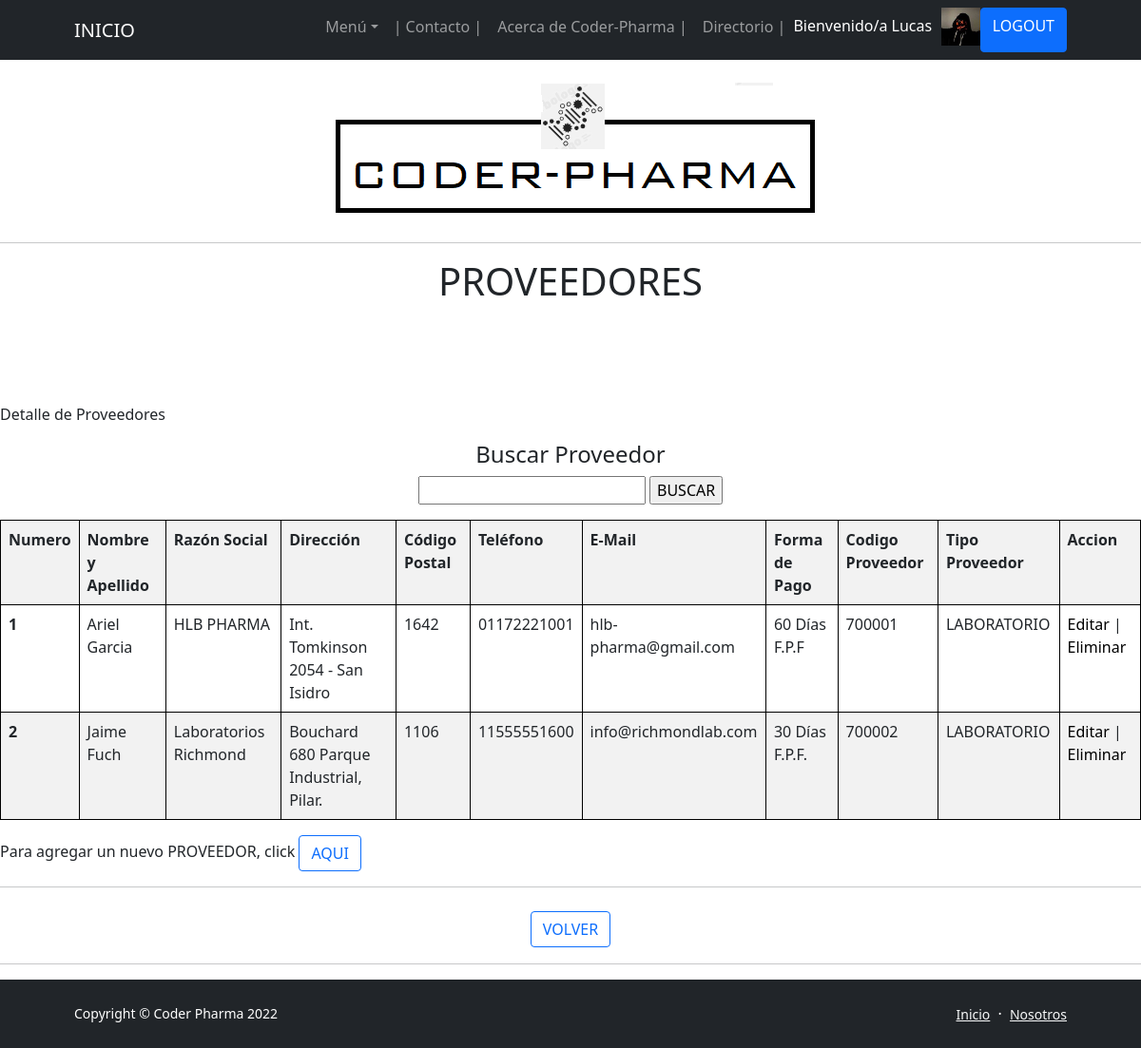
Screenshot of /App-Drogueria/Proveedores/ (signed in) with the database file from the repository.
### App_DROGUERIA/models.py (models this page shows, shortened)
class PROVEEDORES(models.Model):
    nombre = models.CharField(max_length=50)
    apellido = models.CharField(max_length=50)
    razonSocial = models.CharField(max_length=50)
    direccion = models.CharField(max_length=50)
    codigoPostal = models.IntegerField()
    telefono = models.CharField(max_length=50)
    eMail = models.EmailField(max_length=50)
    form_pago = models.CharField(max_length=50)
    codigo_Proveedor = models.CharField(max_length=50)
    tipo_Proveedor = models.CharField(max_length=50)

### App_DROGUERIA/views.py (the view)
# urls.py: path('Proveedores/', Proveedores, name = "07_Proveedores"),
def Proveedores (request):
    proveedor = PROVEEDORES.objects.all()
    try:
        avatar = Avatar.objects.get(usuario = request.user.id)
        return render(request,"07 - Proveedores.html", {"Proveedores": proveedor, "url": avatar.imagen.url})
    except:
        return render(request,"07 - Proveedores.html", {"Proveedores": proveedor})

### App_DROGUERIA/Templates/07 - Proveedores.html
{% extends '00 - ORIGEN (b).html' %}
{% load static %}
{% block blockname %}
    <body>
        <br>
        <p class="text-center"><img class="img-fluid rounded mb-5 mb-lg-0" src="http://127.0.0.1:8000/media/imagenes/Membrete_Coder-Pharma.png" alt="..." /></p>
        <hr>
        <h1 class="text-center"> PROVEEDORES </h1>
        <br>
        <br>
        <br>
        <br>
        <p> Detalle de Proveedores </p>
        <center>
            <h4 class="text-center"> Buscar Proveedor </h4>
            <form action="{% url '07_BuscarProveedor' %}" method="GET"> {% csrf_token %}
            <p><input type="text" name="nombre">
            <input type="submit" value="BUSCAR">
            </p>
            <table class="table table-striped">
                <tr>
                    <th>Numero</th>
                    <th>Nombre y Apellido </th>
                    <th>Razón Social</th>
                    <th>Dirección</th>
                    <th>Código Postal</th>
                    <th>Teléfono</th>
                    <th>E-Mail</th>
                    <th>Forma de Pago</th>
                    <th>Codigo Proveedor</th>
                    <th>Tipo Proveedor</th>
                    <th>Accion</th>
                </tr>
                {% for proveedor in Proveedores %}
                <tr>
                    <th scope="row">{{forloop.counter}}</th>
                    <td>{{proveedor.nombre}} {{proveedor.apellido}}</td>
                    <td>{{proveedor.razonSocial}}</td>
                    <td>{{proveedor.direccion}}</td>
                    <td>{{proveedor.codigoPostal}}</td>
                    <td>{{proveedor.telefono}}</td>
                    <td>{{proveedor.eMail}}</td>
                    <td>{{proveedor.form_pago}}</td>
                    <td>{{proveedor.codigo_Proveedor}}</td>
                    <td>{{proveedor.tipo_Proveedor}}</td>
                    <td>
                        <a style="color: black; text-decoration: none" href="{% url '07_EditaProveedor' proveedor.id %}">Editar</a> |
                        <a style="color: black; text-decoration: none" href="{% url '07_EliminaProveedor' proveedor.id %}">Eliminar</a>
                    </td>
                </tr>
                {% endfor %}
            </table>
        </center>
        <p> Para agregar un nuevo PROVEEDOR, click  <a style="text-decoration: none;"  href="{% url '07_AgregaProveedor' %}" class="btn btn-outline-primary"> AQUI </a> </p>
        <hr>
        <h1 class="text-center"><a href="{% url '04_AcercadeCoderPharma' %}" class="btn btn-outline-primary" disabled> VOLVER</a></h1>
        <hr>
    </body>
</html>
{% endblock blockname %}

### App_DROGUERIA/Templates/00 - ORIGEN (b).html (shortened to what this page needs)
<!DOCTYPE html>
<html lang="es">
    <head>
        {% load static %}
        <link href="https://cdn.jsdelivr.net/npm/bootstrap-icons@1.5.0/font/bootstrap-icons.css" rel="stylesheet" />
        <link href="{% static 'css/styles.css' %}" rel="stylesheet" />
        <link href="css/styles.css" rel="stylesheet" />
    </head>
    <body class="d-flex flex-column h-100">
        <main class="flex-shrink-0">
            <nav class="navbar navbar-expand-lg navbar-dark bg-dark">
                <div class="container px-5">
                    <a class="navbar-brand" href="{% url '01_Inicio' %}">INICIO</a>
                    <div class="collapse navbar-collapse" id="navbarSupportedContent">
                        <ul class="navbar-nav ms-auto mb-2 mb-lg-0">
                            <li class="nav-item dropdown">
                                <a class="nav-link dropdown-toggle" id="navbarDropdownBlog" href="#" role="button" data-bs-toggle="dropdown" aria-expanded="false">Menú</a>
                            </li>
                            <li class="nav-item"><a class="nav-link" href="{% url '09_Contacto' %}"> | Contacto | </a></li>
                            <li class="nav-item"><a class="nav-link" href="{% url '04_AcercadeCoderPharma' %}">Acerca de Coder-Pharma | </a></li>
                            <li class="nav-item"><a class="nav-link" href="{% url '05_Directorio' %}">Directorio | </a></li>
                            {% if user.is_authenticated %}
                                <p style="color: rgb(255, 255, 255); text-decoration: none; margin-right: 10px; margin-top: 7px;">Bienvenido/a {{user.username}}  </p>
                                <img src="{{ url }}" height="40px" alt="Avatar">
                                <li class="btn btn-primary" disabled ><a style="color: rgb(255, 255, 255); text-decoration: none" href="{% url '11_Logout' %}">LOGOUT</a></li>
                            {% else %}
                                <li class="btn btn-primary" disabled ><a style="color: rgb(255, 255, 255); text-decoration: none" href="{% url '09_Login' %}">LOGIN</a></li>
                            {% endif %}
                        </ul>
                    </div>
                </div>
            </nav>
            {% block blockname %}
            {% endblock blockname %}
        <footer class="bg-dark py-4 mt-auto">
            <div class="container px-5">
                <div class="row align-items-center justify-content-between flex-column flex-sm-row">
                    <div class="col-auto"><div class="small m-0 text-white">Copyright &copy; Coder Pharma 2022</div></div>
                    <div class="col-auto">
                        <a class="link-light small" href="{% url '01_Inicio' %}">Inicio</a>
                        <span class="text-white mx-1">&middot;</span>
                        <a class="link-light small" href="{% url '05_Directorio' %}">Nosotros</a>
                    </div>
                </div>
            </div>
        </footer>
    </body>
</html>

### App_DROGUERIA/Templates/00 - ORIGEN (b).html (style rules this page uses)
table, th, td { border: 1px solid black; }

### rows the page displays
PROVEEDORES: nombre "Ariel", apellido "Garcia", razonSocial "HLB PHARMA", direccion "Int. Tomkinson 2054 - San Isidro", codigoPostal "1642", telefono "01172221001", eMail "hlb-pharma@gmail.com", form_pago "60 Días F.P.F", codigo_Proveedor "700001", tipo_Proveedor "LABORATORIO"
PROVEEDORES: nombre "Jaime", apellido "Fuch", razonSocial "Laboratorios Richmond", direccion "Bouchard 680 Parque Industrial, Pilar.", codigoPostal "1106", telefono "11555551600", eMail "info@richmondlab.com", form_pago "30 Días F.P.F.", codigo_Proveedor "700002", tipo_Proveedor "LABORATORIO"

### other values shown
{{ user.username }} "Lucas"
